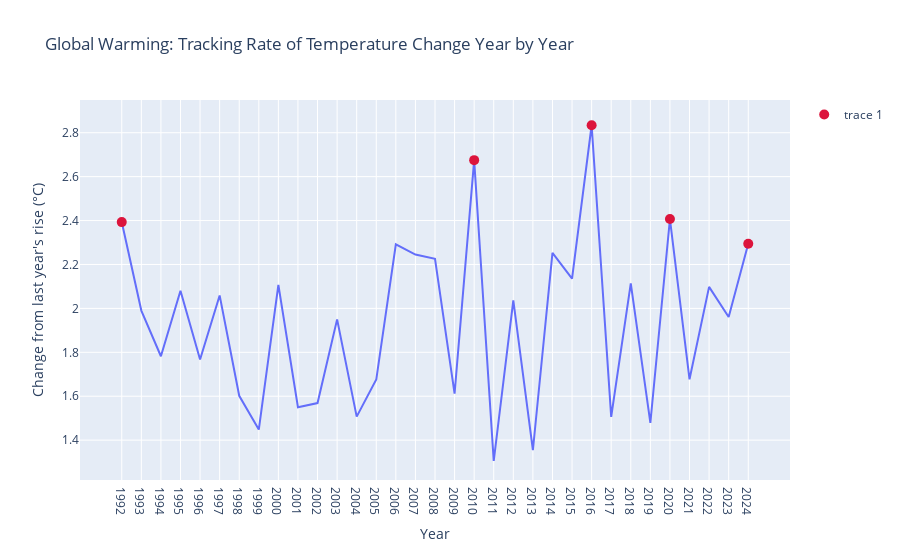

Notebook code for this chart:
### Code cell
top_years = max_acceleration_temperatures.sort_values('Acceleration', ascending=False).head(5)['Year']
fig_acc_temp = px.line(max_acceleration_temperatures, x='Year', y='Acceleration', title="Global Warming: Tracking Rate of Temperature Change Year by Year")
fig_acc_temp.add_scatter(x=max_acceleration_temperatures[max_acceleration_temperatures['Year'].isin(top_years)]['Year'],
                y=max_acceleration_temperatures[max_acceleration_temperatures['Year'].isin(top_years)]['Acceleration'],
                mode='markers', marker_size=10, marker_color='crimson')
fig_acc_temp.update_layout(xaxis_title="Year", yaxis_title="Change from last year's rise (°C)", yaxis_range=[0, None])

fig_acc_temp.show()

### Figure 1 — Plotly figure (JSON) as saved in the notebook; plotly's stock layout.template omitted (floating-point values rounded to 4 significant figures)
{"data": [{"hovertemplate": "Year=%{x}<br>Acceleration=%{y}<extra></extra>", "legendgroup": "", "line": {"color": "#636efa", "dash": "solid"}, "marker": {"symbol": "circle"}, "mode": "lines", "name": "", "orientation": "v", "showlegend": false, "type": "scatter", "x": ["1992", "1993", "1994", "1995", "1996", "1997", "1998", "1999", "2000", "2001", "2002", "2003", "2004", "2005", "2006", "2007", "2008", "2009", "2010", "2011", "2012", "2013", "2014", "2015", "2016", "2017", "2018", "2019", "2020", "2021", "2022", "2023", "2024"], "xaxis": "x", "y": [2.393, 1.99, 1.782, 2.08, 1.767, 2.059, 1.602, 1.448, 2.107, 1.55, 1.569, 1.95, 1.507, 1.676, 2.292, 2.245, 2.226, 1.612, 2.675, 1.305, 2.036, 1.354, 2.253, 2.136, 2.834, 1.506, 2.114, 1.479, 2.407, 1.677, 2.098, 1.961, 2.294], "yaxis": "y"}, {"marker": {"color": "crimson", "size": 10}, "mode": "markers", "type": "scatter", "x": ["1992", "2010", "2016", "2020", "2024"], "y": [2.393, 2.675, 2.834, 2.407, 2.294]}], "layout": {"legend": {"tracegroupgap": 0}, "title": {"text": "Global Warming: Tracking Rate of Temperature Change Year by Year"}, "xaxis": {"anchor": "y", "domain": [0, 1], "title": {"text": "Year"}}, "yaxis": {"anchor": "x", "domain": [0, 1], "range": [0, null], "title": {"text": "Change from last year's rise (°C)"}}}}
